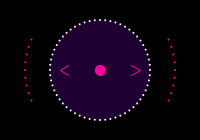
Frame 1 (no input)
Frame 60 (the mouse pressed at the canvas centre just before this capture): identical to frame 1, image omitted
Frame 120 (the mouse held since frame 60 and released just before this capture): identical to frame 1, image omitted

The Processing sketch that drew this single still picture (run headless with seeded random() and noise(); from frame 60 on, the mouse is pressed at the canvas centre):

// Processing sketch: ICONING
// ── ICONING.pde
void setup() { 
  size( 200, 140 ) ;
}
void draw() { 
  background(0) ; 
  noStroke() ; 
  fill( 155, 0, 255, 50 ) ; 
  circle(width/2, height/2, 100) ; 
  fill(255) ; 
  float theta, r = 50 ; 
  for ( int i = 0; i < 60; i++ ) { 
    theta = i*TWO_PI/60 ;
    circle(width/2 + r*cos(theta), height/2 + r*sin(theta), 2) ;
  }
  fill(255, 0, 155 ) ; 
  r = 75 ; 
  for ( int i = 0; i < 60; i++ ) { 
    theta = i*TWO_PI/60 ;
    if ( ( i > 55 || i < 5 ) || ( i < 35 && i > 25 ) ) 
      circle(width/2 + r*cos(theta), height/2 + r*sin(theta), 2) ;
  }
  stroke(255, 0, 155 ) ;  
  circle( width/2, height/2, 10 ) ; 
  theta = 30*TWO_PI/360 ;
  r = 10 ; 
  float s = 40 ; 
  line( width/2 - s, height/2, width/2 - s + r*cos(theta), height/2 - r*sin(theta) ) ; 
  line( width/2 - s, height/2, width/2 - s + r*cos(theta), height/2 + r*sin(theta) ) ; 

  line( width/2 + s, height/2, width/2 + s - r*cos(theta), height/2 - r*sin(theta) ) ; 
  line( width/2 + s, height/2, width/2 + s - r*cos(theta), height/2 + r*sin(theta) ) ;
}
void mousePressed() {
  save("c:\\Users\\Chinmay\\Desktop\\Thumbnail.png");
}
